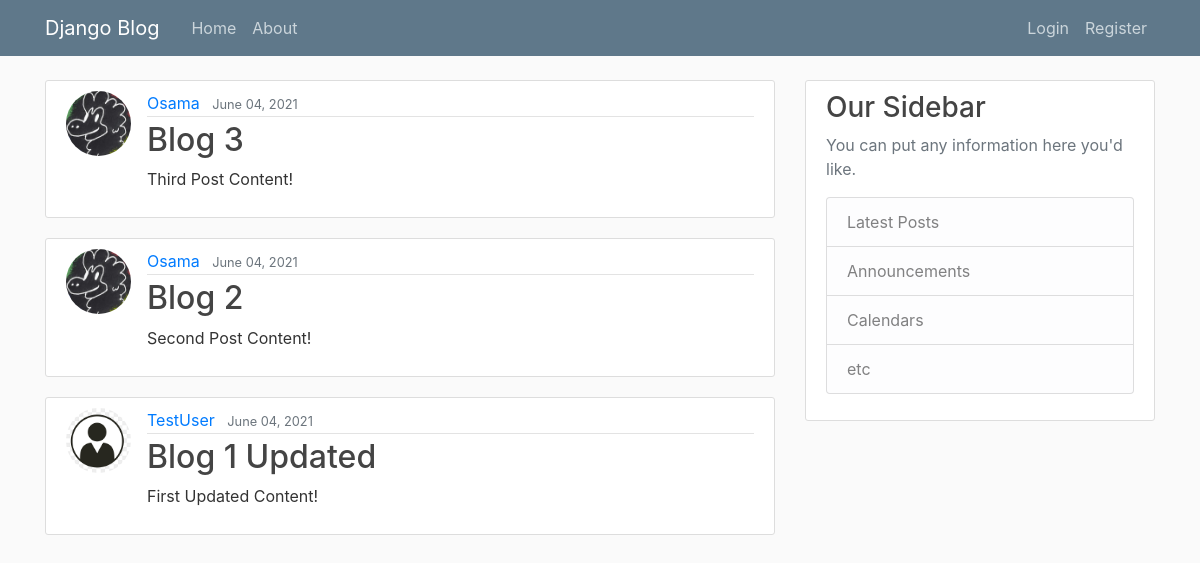
The app's page /, older data.
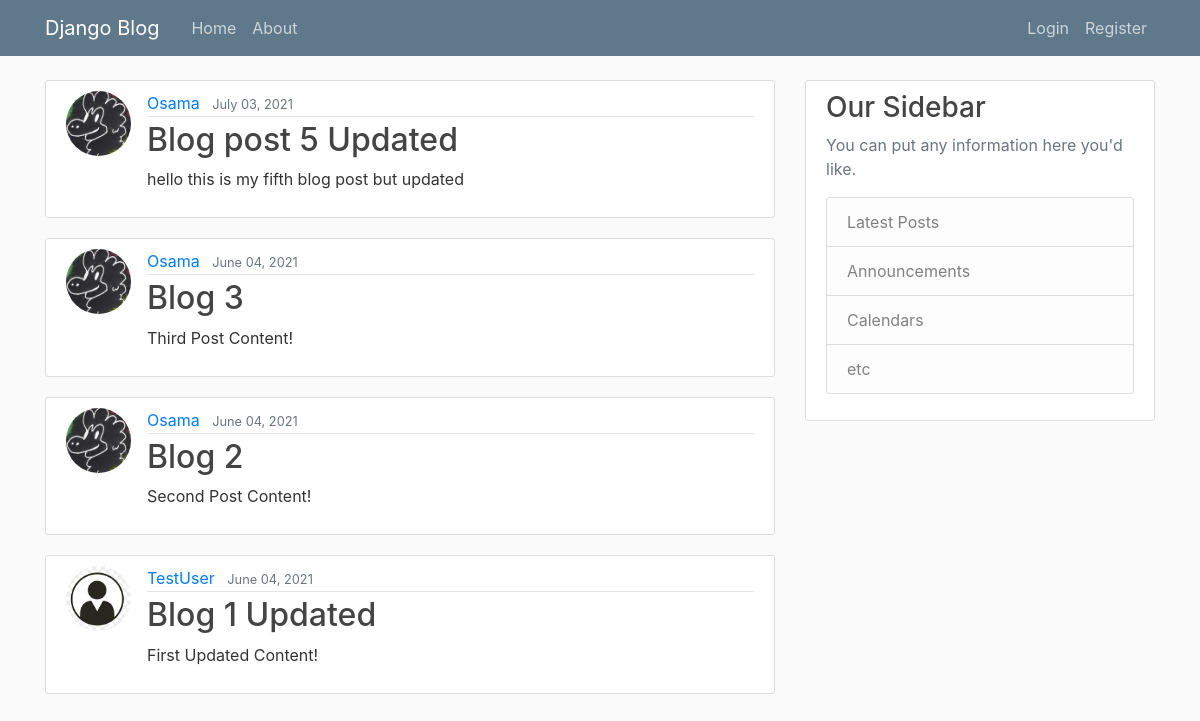
The same page, newer data.
### blog/models.py (models this page shows, shortened)
class Post(models.Model):
    title  = models.CharField(max_length=100)
    content = models.TextField()
    date_posted = models.DateTimeField(default=timezone.now)
    author = models.ForeignKey(User, on_delete=models.CASCADE)

### users/models.py (models this page shows, shortened)
class Profile(models.Model):
    user = models.OneToOneField(User, on_delete=models.CASCADE)
    image = models.ImageField(default = 'default.jpg', upload_to='profile_pics')

### blog/views.py (the view)
# urls.py: path('', PostListView.as_view(), name='blog-home'),
class PostListView(ListView):
    model = Post
    template_name = 'blog/home.html' # <app>/<model>_<viewtype>.html
    context_object_name = 'posts'
    ordering = ['-date_posted']

### blog/templates/blog/home.html
{% extends "blog/base.html" %}
{% block content %}
    {% for post in posts %}
        <article class="media content-section">
          <img class="rounded-circle article-img" src="{{ post.author.profile.image.url }}" alt="profile_image">
          <div class="media-body">
            <div class="article-metadata">
              <a class="mr-2" href="#">{{ post.author }}</a>
              <small class="text-muted">{{ post.date_posted|date:"F d, Y" }}</small>
            </div>
            <h2><a class="article-title" href="{% url 'post-detail' post.id %}">{{ post.title }}</a></h2>
            <p class="article-content">{{ post.content }}</p>
          </div>
        </article>
    {% endfor %}
{% endblock content %}

Row changes from the older to the newer data that the page shows:
added Post: author.profile.image (picture), author "Osama", date_posted "July 03, 2021", title "Blog post 5 Updated", content "hello this is my fifth blog post but updated"
